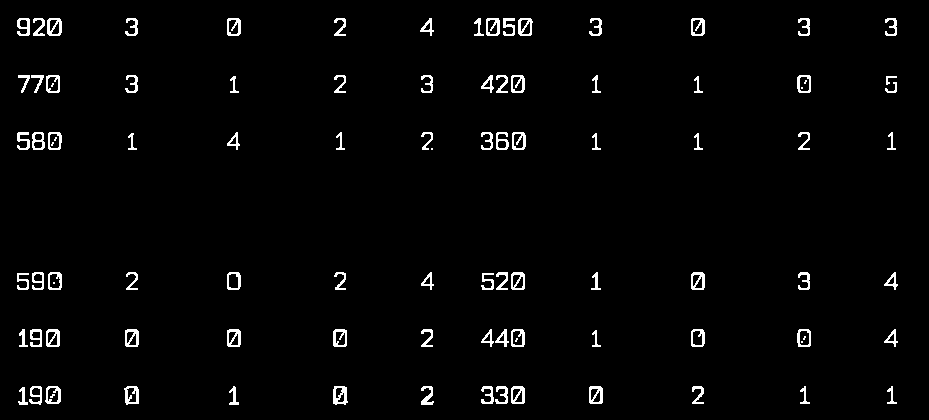
#> input picture resources/training_data/train.png, 929 x 420 px
$ python digit_recognition_trainer.py   (Python 2 division)   (older library calls are emulated)
#> lines starting #> are read from the running program, lines starting #| are printed output that depends on the picture; after the words box and inside, x2 and y2 are one past the last pixel; in counts of white or black regions, pixels touching at a corner belong together
# Source
# http://stackoverflow.com/questions/9413216/simple-digit-recognition-ocr-in-opencv-python
# NB : Values are tweaked to meet our needs

import sys

import numpy as np
import cv2

im = cv2.imread('./resources/training_data/train.png')
#> im is the input picture: shape (420, 929, 3); 2.4% white in thin lines or dots, all inside (x1, y1, x2, y2) = (17, 18, 898, 405)
im3 = im.copy()

gray = cv2.cvtColor(im, cv2.COLOR_BGR2GRAY)
blur = cv2.GaussianBlur(gray, (5, 5), 0)
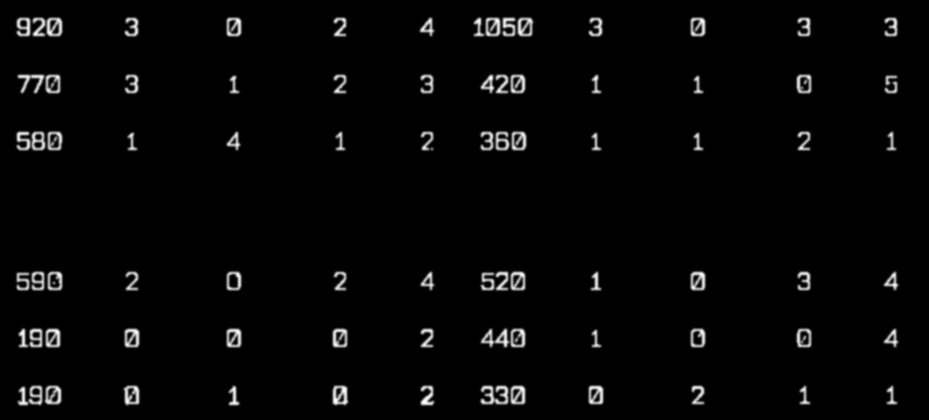
#> blur: shape (420, 929); min 0, max 255, mean 6.2
thresh = cv2.adaptiveThreshold(blur, 255, 1, 1, 11, 2)
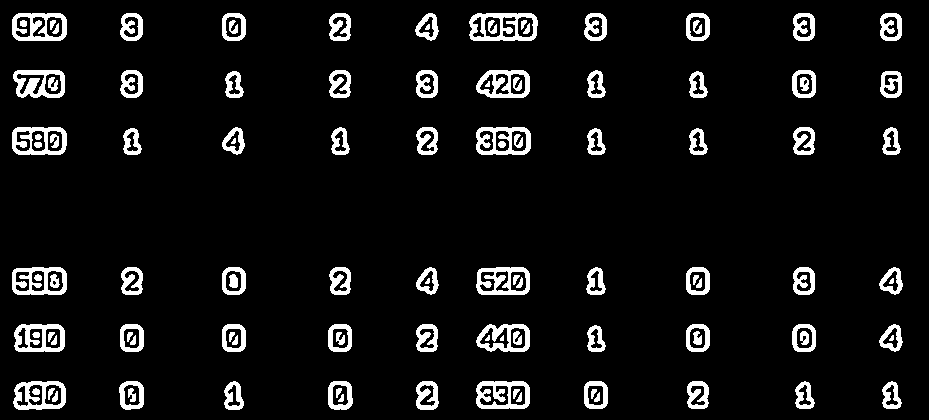
#> thresh: shape (420, 929); 7.6% white; 112 white regions (1 under 20 px)

#################      Now finding Contours         ###################

im2, contours, hierarchy = cv2.findContours(thresh, cv2.RETR_LIST, cv2.CHAIN_APPROX_SIMPLE)
#> contours = 198 contours, 11 with area under 20; largest, box (x1, y1, x2, y2) and area: (469, 13, 538, 41) 1738, (12, 13, 67, 41) 1397, (12, 127, 67, 155) 1392, (12, 267, 67, 295) 1388, (476, 127, 531, 155) 1387

samples = np.empty((0, 100))
responses = []
keys = [i for i in range(48, 58)]

print(len(contours))
#| 198

for cnt in contours:
	if cv2.contourArea(cnt) > 100:
		[x, y, w, h] = cv2.boundingRect(cnt)

		if 20 < h < 25 and w < 20:
			cv2.rectangle(im, (x, y), (x + w, y + h), (0, 0, 255), 2)
			roi = thresh[y:y + h, x:x + w]
			roismall = cv2.resize(roi, (10, 10))
			cv2.imshow('norm', im)
			key = cv2.waitKey(0)

			if key == 27:  # (escape to quit)
				sys.exit()
#> (the program exits here)
